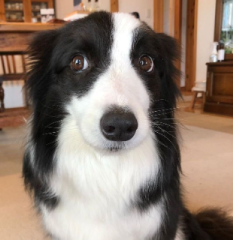
#> input picture src/app/calculate/target.webp, 233 x 240 px
$ python prepare_target.py
#> lines starting #> are read from the running program, lines starting #| are printed output that depends on the picture
#!/usr/bin/env python3
"""Generate Hidog's derived target and icon assets from the vendored sticker."""

from __future__ import annotations

import hashlib
from pathlib import Path

from PIL import Image, ImageOps


ROOT = Path(__file__).resolve().parents[1]
TARGET = ROOT / "src" / "app" / "calculate" / "target.webp"
EXPECTED_SHA256 = "7e66af0630b5781a4606f98f4800431257eac10d235448d295798c6812f449cc"
PRESET_NAMES = ("wisetree", "blackhole", "cat", "cat2", "colorful")


def fitted(image: Image.Image, size: int) -> Image.Image:
    return ImageOps.fit(
        image,
        (size, size),
        method=Image.Resampling.LANCZOS,
        centering=(0.5, 0.5),
    )


def main() -> None:
    digest = hashlib.sha256(TARGET.read_bytes()).hexdigest()
    if digest != EXPECTED_SHA256:
        raise SystemExit(f"unexpected target SHA-256: {digest}")

    with Image.open(TARGET) as source:
#> source is the input picture: PIL image 233x240 RGB; mean R, G, B 142.4, 125.3, 113.2
        if source.size != (233, 240) or getattr(source, "n_frames", 1) != 1:
            raise SystemExit(f"unexpected target properties: {source.size}, {source.n_frames} frames")
        dog = source.convert("RGB")

    dog_128 = fitted(dog, 128)
#> in fitted, `return ImageOps.fit( image, (size, size), method=Image.Resampling.LANC..`:
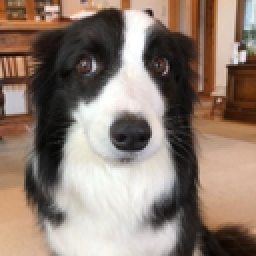
#> returned value: PIL image 128x128 RGB (shown 2 times larger); mean R, G, B 141.9, 125.1, 113.1
    dog_256 = fitted(dog, 256)
#> call 2 of fitted, with size = 256
#> in fitted (call 2), `return ImageOps.fit( image, (size, size), method=Image.Resampling.LANC..`:
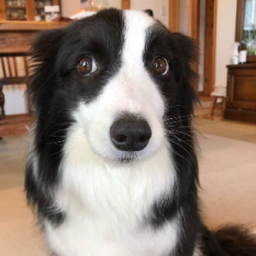
#> returned value: PIL image 256x256 RGB; mean R, G, B 141.9, 125.1, 113.1

    calculate_dir = ROOT / "src" / "app" / "calculate"
    dog_128.save(calculate_dir / "target128.png", optimize=True)
    dog_256.save(calculate_dir / "target256.png", optimize=True)
    Image.new("RGB", (128, 128), "white").save(calculate_dir / "weights128.png", optimize=True)
    Image.new("RGB", (256, 256), "white").save(calculate_dir / "weights256.png", optimize=True)

    for preset_name in PRESET_NAMES:
        dog_128.save(ROOT / "presets" / preset_name / "target.png", optimize=True)

    assets = ROOT / "assets"
    for filename, size in (
        ("favicon-16x16.png", 16),
        ("favicon-32x32.png", 32),
        ("apple-touch-icon.png", 180),
        ("android-chrome-192x192.png", 192),
        ("android-chrome-512x512.png", 512),
        ("icon128.png", 128),
    ):
        fitted(dog, size).save(assets / filename, optimize=True)
#> this loop made 6 passes
#> pass 1, in main, `fitted(dog, size).save(assets / filename, optimize=True)`:
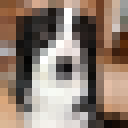
#> saved as favicon-16x16.png: PIL image 16x16 RGB (shown 8 times larger); mean R, G, B 141.8, 124.9, 113
#> pass 2, in main, `fitted(dog, size).save(assets / filename, optimize=True)`:
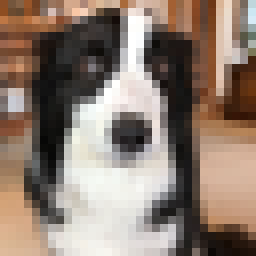
#> saved as favicon-32x32.png: PIL image 32x32 RGB (shown 8 times larger); mean R, G, B 141.8, 125, 113.1

    fitted(dog, 256).save(
        assets / "favicon.ico",
        sizes=[(16, 16), (32, 32), (48, 48), (64, 64), (128, 128), (256, 256)],
    )
    fitted(dog, 512).save(assets / "linux" / "icon.png", optimize=True)
    fitted(dog, 1024).save(
        assets / "macos" / "icon.icns",
        sizes=[(16, 16), (32, 32), (64, 64), (128, 128), (256, 256), (512, 512), (1024, 1024)],
    )


if __name__ == "__main__":
    main()
